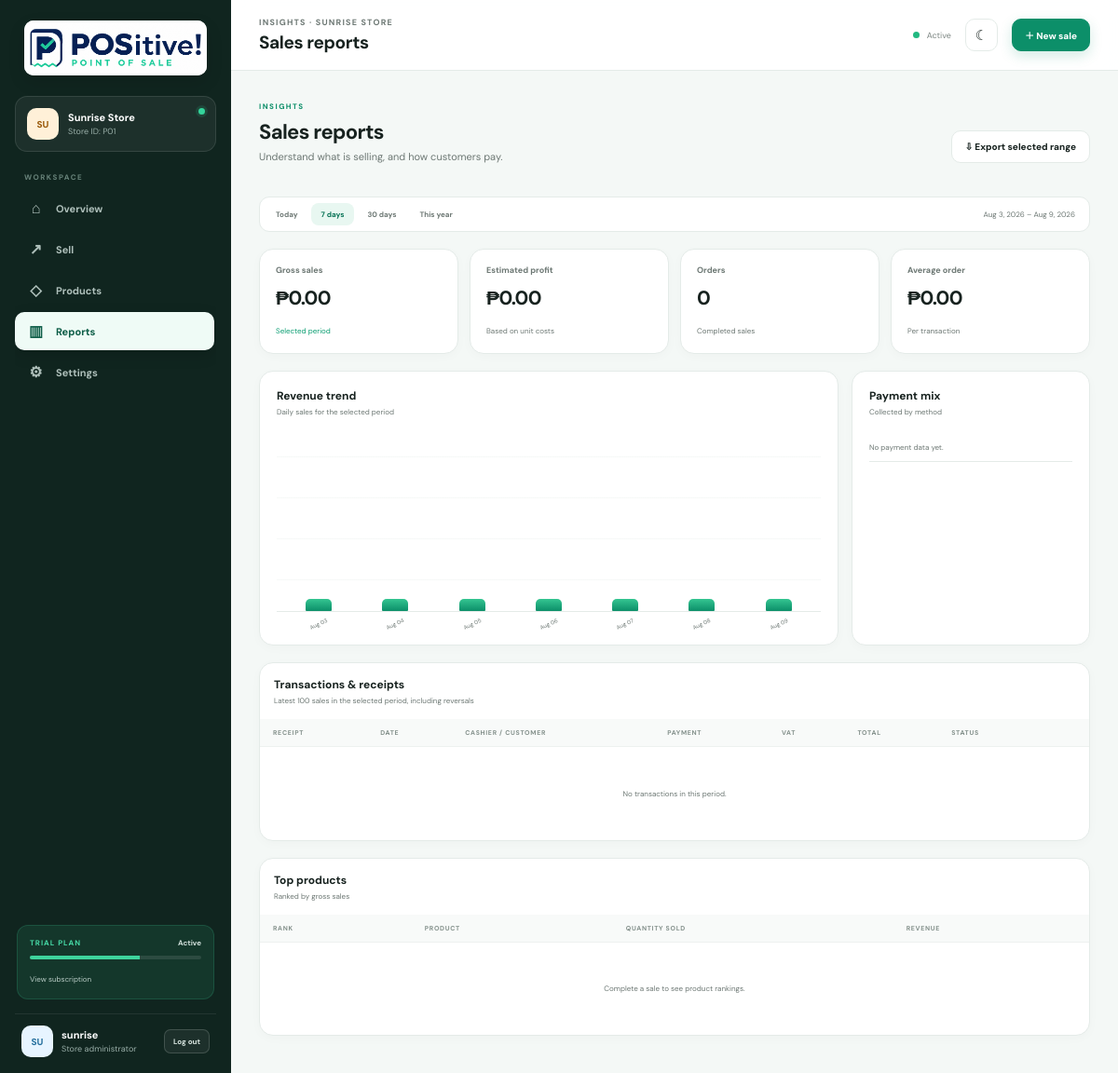
The app's page /reports/ (signed in) with its own data.
### pos/models.py (models this page shows, shortened)
class StoreSettings(models.Model):
    class StoreType(models.TextChoices):
        CAFE = "Cafe", "Cafe"
        GROCERY = "Grocery", "Minimart / specialty grocery"
        FASHION = "Fashion", "Clothing / footwear boutique"
        ELECTRONICS = "Electronics", "Gadget / accessory shop"
        PET_SUPPLIES = "Pet Supplies", "Pet-supply store"
        HARDWARE = "Hardware", "Hardware / general merchandise"
        BEAUTY = "Beauty", "Cosmetics / personal care retailer"
        GENERAL = "General Retail", "General retail / other"
    CATEGORY_PRESETS = {
        "Cafe": ("Coffee and Tea", "Drinks", "Pastry", "Meals", "Snacks", "Other"),
        "Grocery": (
            "Beverages", "Snacks", "Canned Goods", "Pantry", "Fresh and Frozen", "Household", "Other",
        ),
        "Fashion": ("Clothing", "Footwear", "Fashion Accessories", "Other"),
        "Electronics": ("Gadgets", "Mobile Accessories", "Electronics", "Other"),
        "Pet Supplies": ("Pet Food", "Pet Supplies", "Other"),
        "Hardware": ("Hardware", "Tools", "General Merchandise", "Other"),
        "Beauty": ("Cosmetics", "Personal Care", "Other"),
        "General Retail": ("General Merchandise", "Other"),
    }
    PLAN_CHOICES = [("Trial", "Trial"), ("Starter", "Starter"), ("Pro", "Pro")]
    PLAN_PRICES = {"Trial": Decimal("0.00"), "Starter": Decimal("399.00"), "Pro": Decimal("799.00")}
    STATUS_CHOICES = [("Active", "Active"), ("Suspended", "Suspended")]
    STAFF_LIMITS = {"Trial": 0, "Starter": 2, "Pro": 10}
    ADMIN_LIMITS = {"Trial": 1, "Starter": 1, "Pro": 3}
    TRIAL_LENGTH_DAYS = 30
    business_name = models.CharField(max_length=140, default="Sunrise Store")
    store_id = models.CharField(max_length=30, unique=True)
    store_type = models.CharField(
        max_length=24,
        choices=StoreType.choices,
        default=StoreType.GENERAL,
        help_text="Controls the product categories initially available to this store.",
    )
    contact_number = models.CharField(max_length=40, blank=True)
    address = models.TextField(blank=True)
    tax_rate = models.DecimalField(
        max_digits=5,
        decimal_places=2,
        default=12,
        validators=[MinValueValidator(Decimal("0.00")), MaxValueValidator(Decimal("100.00"))],
    )
    service_charge_rate = models.DecimalField(
        max_digits=5,
        decimal_places=2,
        default=0,
        validators=[MinValueValidator(Decimal("0.00")), MaxValueValidator(Decimal("100.00"))],
        help_text="Cafe stores only. Percentage added to dine-in orders after discounts; take-out orders are not charged.",
    )
    active_plan = models.CharField(max_length=20, choices=PLAN_CHOICES, default="Trial")
    status = models.CharField(max_length=20, choices=STATUS_CHOICES, default="Active")
    subscription_start = models.DateField(blank=True, null=True)
    subscription_end = models.DateField(blank=True, null=True)
    receipt_after_sale = models.BooleanField(default=True)
    low_stock_alerts = models.BooleanField(default=True)
    barcode_scanning = models.BooleanField(default=False)
    created_at = models.DateTimeField(auto_now_add=True)
    updated_at = models.DateTimeField(auto_now=True)
    class Meta:
        ordering = ["business_name", "store_id"]
        verbose_name = "store"
        verbose_name_plural = "stores"
        constraints = [
            models.CheckConstraint(
                condition=Q(tax_rate__gte=0, tax_rate__lte=100),
                name="store_tax_rate_valid",
            ),
            models.CheckConstraint(
                condition=Q(service_charge_rate__gte=0, service_charge_rate__lte=100),
                name="store_service_charge_rate_valid",
            ),
        ]
    @property
    def subscription_status(self):
        if self.status == "Suspended":
            return "Suspended"
        if self.subscription_end and self.subscription_end < timezone.localdate():
            return "Expired"
        return "Active"
    @property
    def is_subscription_active(self):
        return self.subscription_status == "Active"
    @property
    def is_pro(self):
        return self.active_plan == "Pro"
    @property
    def supports_dining(self):
        return self.store_type == self.StoreType.CAFE

### pos/views.py (the view, shortened to what this page needs)
# urls.py: path("reports/", views.reports, name="reports"),
@store_required(permission="can_view_reports")
def reports(request):
    end = timezone.localdate()
    range_key, start, period_days = _report_period(request.GET.get("range", "7"))
    transactions = Sale.objects.filter(
        store=request.store,
        created_at__date__gte=start,
        created_at__date__lte=end,
    )
    sales = transactions.filter(status="Completed")
    sale_items = SaleItem.objects.filter(sale__in=sales)
    top_products = sale_items.values("product_name").annotate(
        quantity=Sum("quantity"), revenue=Sum("line_total")
    ).order_by("-revenue")[:8]
    payment_mix = sales.values("payment_method").annotate(value=Sum("total")).order_by("-value")
    gross_margin = sale_items.aggregate(
        value=Sum(ExpressionWrapper(
            (F("unit_price") - F("unit_cost")) * F("quantity"),
            output_field=DecimalField(max_digits=14, decimal_places=2),
        ))
    )["value"] or Decimal("0")
    profit = gross_margin - _money_sum(sales, "discount") - _money_sum(sales, "loyalty_discount")
    daily = {
        row["created_at__date"]: row["value"] or Decimal("0")
        for row in sales.values("created_at__date").annotate(value=Sum("total"))
    }
    chart_days = min(period_days, 14)
    chart_start = end - timedelta(days=chart_days - 1)
    values = [daily.get(chart_start + timedelta(days=i), Decimal("0")) for i in range(chart_days)]
    maximum = max(values) if values else Decimal("1")
    if maximum == 0:
        maximum = Decimal("1")
    chart_points = [
        {"label": (chart_start + timedelta(days=i)).strftime("%b %d"), "height": max(7, int(value / maximum * 100)), "value": value}
        for i, value in enumerate(values)
    ]
    total = _money_sum(sales)
    previous_total = Decimal("0.00")
    comparison_percent = None
    cashier_performance = []
    category_performance = []
    context = {
        "store": request.store,
        "range_key": range_key,
        "gross_sales": total,
        "net_profit": profit,
        "order_count": sales.count(),
        "average_order": total / sales.count() if sales.exists() else Decimal("0"),
        "top_products": top_products,
        "payment_mix": payment_mix,
        "chart_points": chart_points,
        "start": start,
        "end": end,
        "previous_total": previous_total,
        "comparison_percent": comparison_percent,
        "cashier_performance": cashier_performance,
        "category_performance": category_performance,
        "service_charges": _money_sum(sales, "service_charge"),
        "dine_in_orders": sales.filter(order_type=Sale.OrderType.DINE_IN).count(),
        "take_out_orders": sales.filter(order_type=Sale.OrderType.TAKE_OUT).count(),
        "transactions": transactions.select_related("user", "customer").order_by("-created_at")[:100],
    }
    return render(request, "pos/reports.html", context)

### templates/pos/reports.html (shortened to what this page needs)
{% extends 'pos/base.html' %}
{% block section %}Insights{% endblock %}
{% block page_title %}Sales reports{% endblock %}
{% block content %}
<div class="stack">
    <section class="section-title product-title"><div><span class="eyebrow">Insights</span><h2>Sales reports</h2><p>Understand what is selling, and how customers pay.</p></div><a class="secondary" href="{% url 'export_sales' %}?range={{ range_key }}">⇩ Export selected range</a></section>
    <div class="report-controls"><div><a class="{% if range_key == '1' %}active{% endif %}" href="?range=1">Today</a><a class="{% if range_key == '7' %}active{% endif %}" href="?range=7">7 days</a><a class="{% if range_key == '30' %}active{% endif %}" href="?range=30">30 days</a><a class="{% if range_key == '365' %}active{% endif %}" href="?range=365">This year</a></div><span>{{ start|date:'M j, Y' }} – {{ end|date:'M j, Y' }}</span></div>
    <section class="stat-grid four"><article class="stat-card"><p>Gross sales</p><strong>₱{{ gross_sales|floatformat:2 }}</strong><small class="positive">Selected period</small></article><article class="stat-card"><p>Estimated profit</p><strong>₱{{ net_profit|floatformat:2 }}</strong><small>Based on unit costs</small></article><article class="stat-card"><p>Orders</p><strong>{{ order_count }}</strong><small>Completed sales</small></article><article class="stat-card"><p>Average order</p><strong>₱{{ average_order|floatformat:2 }}</strong><small>Per transaction</small></article></section>
    <section class="report-grid">
        <article class="card report-chart"><div class="card-head"><div><h3>Revenue trend</h3><p>Daily sales for the selected period</p></div></div><div class="report-bars">{% for point in chart_points %}<div><span style="height:{{ point.height }}%" title="₱{{ point.value|floatformat:2 }}"></span><small>{{ point.label }}</small></div>{% endfor %}</div></article>
        <article class="card payment-card"><div class="card-head"><div><h3>Payment mix</h3><p>Collected by method</p></div></div><ul>{% for payment in payment_mix %}<li><span><i class="{% cycle 'cash' 'gcash' 'card' %}"></i>{{ payment.payment_method }}</span><strong>₱{{ payment.value|floatformat:2 }}</strong></li>{% empty %}<li>No payment data yet.</li>{% endfor %}</ul></article>
    </section>
    <section class="card table-card"><div class="card-head table-heading"><div><h3>Transactions &amp; receipts</h3><p>Latest 100 sales in the selected period, including reversals</p></div></div><div class="responsive-table"><table><thead><tr><th>Receipt</th><th>Date</th>{% if store.supports_dining %}<th>Order type</th>{% endif %}<th>Cashier / customer</th><th>Payment</th>{% if store.supports_dining %}<th>Service charge</th>{% endif %}<th>VAT</th><th>Total</th><th>Status</th><th></th></tr></thead><tbody>{% for sale in transactions %}<tr><td><strong>{{ sale.receipt_number }}</strong></td><td>{{ sale.created_at|date:'M j, Y g:i A' }}</td>{% if store.supports_dining %}<td>{{ sale.order_type }}</td>{% endif %}<td>{{ sale.user.get_full_name|default:sale.user.username }}{% if sale.customer %}<br><small>{{ sale.customer.name }}</small>{% endif %}</td><td>{{ sale.payment_method }}</td>{% if store.supports_dining %}<td>{% if sale.service_charge %}{{ sale.service_charge_rate }}% · ₱{{ sale.service_charge|floatformat:2 }}{% else %}—{% endif %}</td>{% endif %}<td>₱{{ sale.tax|floatformat:2 }}</td><td><strong>₱{{ sale.total|floatformat:2 }}</strong></td><td><span class="status {% if sale.status == 'Completed' %}good{% else %}low{% endif %}">{{ sale.status }}</span></td><td><a class="receipt-link" href="{% url 'receipt' sale.pk %}">View receipt →</a></td></tr>{% empty %}<tr><td colspan="{% if store.supports_dining %}10{% else %}8{% endif %}" class="empty-table">No transactions in this period.</td></tr>{% endfor %}</tbody></table></div></section>
    <section class="card table-card"><div class="card-head table-heading"><div><h3>Top products</h3><p>Ranked by gross sales</p></div></div><div class="responsive-table"><table><thead><tr><th>Rank</th><th>Product</th><th>Quantity sold</th><th>Revenue</th></tr></thead><tbody>{% for product in top_products %}<tr><td><span class="rank">{{ forloop.counter }}</span></td><td><strong>{{ product.product_name }}</strong></td><td>{{ product.quantity }}</td><td>₱{{ product.revenue|floatformat:2 }}</td></tr>{% empty %}<tr><td colspan="4" class="empty-table">Complete a sale to see product rankings.</td></tr>{% endfor %}</tbody></table></div></section>
</div>
{% endblock %}

### templates/pos/base.html (shortened to what this page needs)
{% load static %}
<!doctype html>
<html lang="en">
<head>
    <link rel="stylesheet" href="{% static 'pos/css/app.css' %}">
</head>
<body>
<div class="app-shell">
    <aside class="sidebar" id="sidebar">
        <a class="brand" href="{% url 'dashboard' %}">
            {% include 'includes/brand_logo.html' %}
        </a>
        {% if request.multi_store_enabled %}
        <form class="store-chip store-switcher" method="post" action="{% url 'switch_store' %}">
            {% csrf_token %}<input type="hidden" name="next" value="{{ request.path }}">
            <span class="store-avatar">{{ store.business_name|slice:':2'|upper }}</span>
            <label><span class="sr-only">Current Pro store</span><select name="store_id" aria-label="Current Pro store" onchange="this.form.submit()">{% for membership in request.available_memberships %}<option value="{{ membership.store_id }}" {% if membership.store_id == store.pk %}selected{% endif %}>{{ membership.store.business_name }} · {{ membership.store.store_id }}</option>{% endfor %}</select><small>PRO MULTI-STORE · {{ request.available_memberships|length }} stores</small></label>
            <i class="online-dot {% if not store.is_subscription_active %}offline{% endif %}" title="{{ store.subscription_status }}"></i>
        </form>
        {% else %}
        <div class="store-chip">
            <span class="store-avatar">{{ store.business_name|slice:':2'|upper }}</span>
            <span><strong>{{ store.business_name }}</strong><small>Store ID: {{ store.store_id }}</small></span>
            <i class="online-dot {% if not store.is_subscription_active %}offline{% endif %}" title="{{ store.subscription_status }}"></i>
        </div>
        {% endif %}
        <nav class="nav-list" aria-label="Main navigation">
            <p class="nav-caption">Workspace</p>
            <a href="{% url 'dashboard' %}" class="{% if request.resolver_match.url_name == 'dashboard' %}active{% endif %}"><span>⌂</span>Overview</a>
            <a href="{% url 'sell' %}" class="{% if request.resolver_match.url_name == 'sell' or request.resolver_match.url_name == 'receipt' %}active{% endif %}"><span>↗</span>Sell</a>
            {% if request.store_membership.can_manage_inventory %}
            <a href="{% url 'products' %}" class="{% if request.resolver_match.url_name == 'products' %}active{% endif %}"><span>◇</span>Products</a>
            {% endif %}
            {% if request.store_membership.can_view_reports %}
            <a href="{% url 'reports' %}" class="{% if request.resolver_match.url_name == 'reports' %}active{% endif %}"><span>▥</span>Reports</a>
            {% endif %}
            {% if request.store_membership.is_administrator %}
            <a href="{% url 'settings' %}" class="{% if request.resolver_match.url_name == 'settings' %}active{% endif %}"><span>⚙</span>Settings</a>
            {% endif %}
        </nav>
        <div class="plan-mini">
            <div><span>{{ store.active_plan|upper }} PLAN</span><strong>{{ store.subscription_status }}</strong></div>
            <div class="progress"><i></i></div>
            {% if request.store_membership.is_administrator %}<a href="{% url 'settings' %}#subscription">View subscription</a>{% endif %}
        </div>
        <div class="profile-card">
            <span class="profile-avatar">{{ request.user.username|slice:':2'|upper }}</span>
            <span><strong>{{ request.user.get_full_name|default:request.user.username }}</strong><small>{% if request.user.is_superuser %}Administrator{% elif request.store_membership.is_administrator %}Store administrator{% else %}{{ request.store_membership.get_access_level_display }}{% endif %}</small></span>
            <form action="{% url 'logout' %}" method="post">{% csrf_token %}<button class="sidebar-logout" title="Log out of POSitive!">Log out</button></form>
        </div>
    </aside>
    <main class="main-content">
        <header class="topbar">
            <div class="top-title"><p>{% block section %}Workspace{% endblock %} · {{ store.business_name }}</p><h1>{% block page_title %}POSitive!{% endblock %}</h1></div>
            <div class="top-actions"><span class="sync-state"><i></i> {{ store.subscription_status }}</span><button class="theme-toggle" id="themeToggle" type="button" aria-label="Switch to dark mode" title="Switch color theme"><span>☾</span></button>{% if store.is_subscription_active %}<a class="primary compact" href="{% url 'sell' %}">＋ New sale</a>{% endif %}</div>
        </header>
        <div class="page-wrap">
            {% block content %}{% endblock %}
        </div>
    </main>
</div>
</body>
</html>

### records on screen
StoreSettings: business_name "SU", business_name "Sunrise Store", store_id "P01", active_plan "TRIAL", subscription_status "Active", business_name "SUNRISE STORE"

### other values on screen
{{ request.user.username|slice:':2'|upper }} "SU"
{{ request.user.get_full_name|default:request.user.username }} "sunrise"
{{ start|date:'M j, Y' }} "Aug 3, 2026"
{{ end|date:'M j, Y' }} "Aug 9, 2026"
{{ gross_sales|floatformat:2 }} "0.00"
{{ net_profit|floatformat:2 }} "0.00"
{{ order_count }} "0"
{{ average_order|floatformat:2 }} "0.00"
{{ point.label }} "Aug 03" "Aug 04" "Aug 05" "Aug 06" "Aug 07" "Aug 08" "Aug 09"
